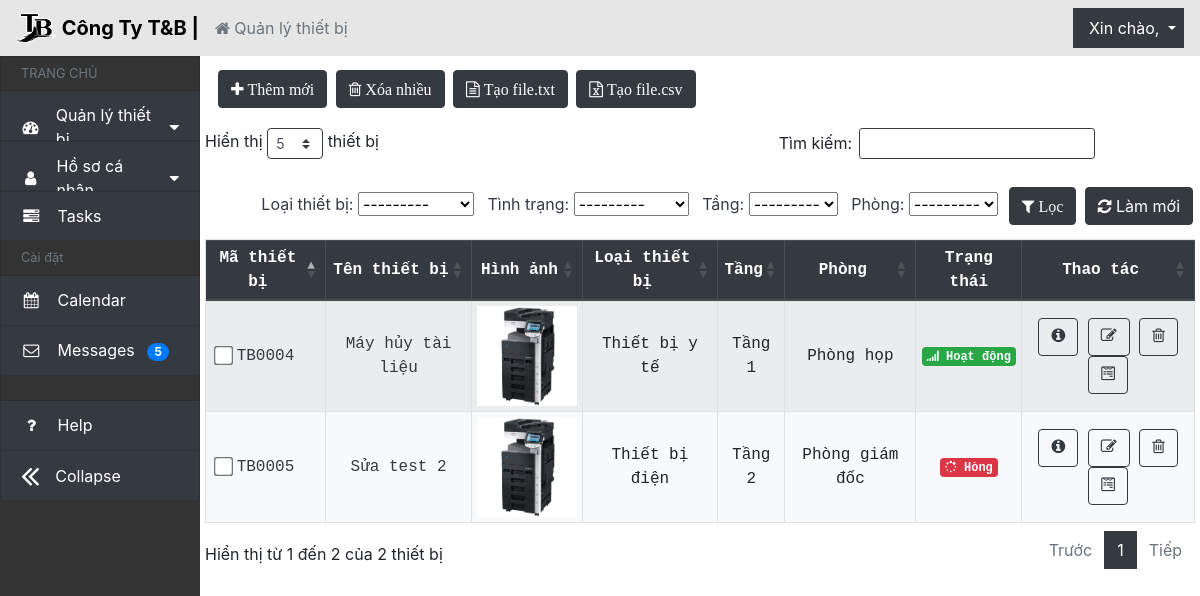
Page /quanly/ on the committed database.
### QLthietbi_app/models.py (models this page shows, shortened)
class ThietBi(models.Model):
    id_thiet_bi = models.CharField(max_length=10, primary_key=True, blank=False, null=False, unique=True, editable=False)
    ten_thiet_bi = models.CharField(max_length=30, verbose_name='Tên thiết bị', blank=False, null=True)
    loai_thiet_bi = models.ForeignKey(LoaiThietBi, on_delete=models.SET_NULL, null=True, verbose_name='Loại thiết bị')
    phong = models.ForeignKey(Phong, on_delete=models.SET_NULL, null=True,blank=False, verbose_name='Phòng')
    tang = models.ForeignKey(Tang, on_delete=models.SET_NULL, null=True,blank=False, verbose_name='Tầng')
    hinh_anh = models.ImageField(upload_to='images/', blank=False, null=True, verbose_name='Hình ảnh')
    ngay_mua = models.DateField(verbose_name='Ngày mua')
    gia_mua = models.IntegerField(verbose_name='Giá mua')
    tinh_trang_choices = [
        ('hoatdong', 'Hoạt động'),
        ('dangbaotri', 'Đang bảo trì'),
        ('bihong', 'Bị hỏng'),
    ]
    tinh_trang = models.CharField(max_length=10, choices=tinh_trang_choices, default='hoatdong', verbose_name='Tình trạng', blank=False, null=True)
    ngay_bao_tri = models.DateField(verbose_name='Ngày bảo trì',blank=True, null=True)
    mo_ta = models.TextField(verbose_name='Mô tả', blank=True, null=True)
    class Meta:
        verbose_name_plural = 'Thiết bị'

class LoaiThietBi(models.Model):
    ten_loaithietbi = models.CharField(max_length=30, verbose_name='Tên loại thiết bị')
    class Meta:
        ordering = ['-ten_loaithietbi']
        verbose_name_plural = 'Loại thiết bị'
    def __str__(self):
        return self.ten_loaithietbi

class Tang(models.Model):
    ten_tang = models.CharField(max_length=10,verbose_name='Số tầng')
    class meta:
        ordering = ['-ten_tang']
        verbose_name_plural = 'Tầng'
    def __str__(self):
        return self.ten_tang

class Phong(models.Model):
    tang = models.ForeignKey(Tang, on_delete=models.CASCADE, verbose_name='Tầng')
    ten_phong = models.CharField(max_length=30, verbose_name='Tên phòng')
    class Meta:
        ordering = ['-ten_phong']
        verbose_name_plural = 'Phòng'
    def __str__(self):
        return self.ten_phong

### QLthietbi_app/views.py (the view, shortened to what this page needs)
# urls.py: path('quanly/', views.ThietBi_view.as_view(), name='render_trangchinh'),
class ThietBi_view(ListView, FormView):
    template_name = "quanly.html"
    model = ThietBi
    form_class = ThemThietBiForm
    success_url = reverse_lazy("QLthietbi_app:render_trangchinh")
    def get_context_data(self, **kwargs):
        context = super().get_context_data(**kwargs)
        listThietBi = self.get_queryset()
        myFilter = ThietBiFilter(self.request.GET, queryset=listThietBi)
        context['listThietBi'] = myFilter.qs
        context['myFilter'] = myFilter
        context['form'] = ThemThietBiForm()
        return context

### QLthietbi_app/templates/quanly.html (shortened to what this page needs)
{% load static %} {%load crispy_forms_tags %}
<!DOCTYPE html>
<html lang="en">
  <head>
    <link
      rel="stylesheet"
      href="https://cdn.jsdelivr.net/npm/bootstrap@4.6.2/dist/css/bootstrap.min.css"
    />
    <link
      rel="stylesheet"
      href="https://stackpath.bootstrapcdn.com/font-awesome/4.7.0/css/font-awesome.min.css"
    />
    <link
      rel="stylesheet"
      href="https://cdnjs.cloudflare.com/ajax/libs/normalize/8.0.1/normalize.min.css"
    />
    <link
      rel="stylesheet"
      href="https://cdn.datatables.net/1.13.4/css/dataTables.bootstrap4.min.css"
    />
    <link rel="stylesheet" href="../static/css/quanly.css" />
  </head>
  <body>
    <nav
      class="navbar navbar-expand-md navbar fixed-top"
      style="background-color: #e6e6e6"
    >
      <a class="navbar-brand" href="#">
        <img
          src="{% static 'imgs/logo.png' %}"
          width="40"
          height="30"
          class="d-inline-block align-top"
          alt=""
        />
        <span style="font-weight: bold; color: black">Công Ty T&B |</span>
      </a>
      <ol class="breadcrumb">
        <li class="breadcrumb-item active" aria-current="page">
          <i class="fa fa-home" aria-hidden="true"></i> Quản lý thiết bị
        </li>
      </ol>
      <div class="collapse navbar-collapse" id="navbarNavDropdown">
        <ul class="navbar-nav ml-auto">
          <li class="nav-item dropdown">
            <a
              class="nav-link dropdown-toggle bg-dark"
              href="#"
              id="navbarDropdownMenuLink"
              data-toggle="dropdown"
            >
              <span class="ml-2" style="color: white"
                >Xin chào, {{user.username}}</span
              >
            </a>
          </li>
        </ul>
      </div>
    </nav>
    <div class="row" id="body-row">
      <div
        id="sidebar-container"
        class="sidebar-expanded d-none d-md-block col-2"
      >
        <ul class="list-group sticky-top sticky-offset">
          <li
            class="list-group-item sidebar-separator-title text-muted d-flex align-items-center menu-collapsed"
          >
            <small>TRANG CHỦ</small>
          </li>
          <a
            href="#submenu1"
            data-toggle="collapse"
            aria-expanded="false"
            class="bg-dark list-group-item list-group-item-action flex-column align-items-start"
          >
            <div class="d-flex w-100 justify-content-start align-items-center">
              <span class="fa fa-dashboard fa-fw mr-3"></span>
              <span class="menu-collapsed">Quản lý thiết bị</span>
              <span class="submenu-icon ml-auto"></span>
            </div>
          </a>
          <a
            href="#submenu2"
            data-toggle="collapse"
            aria-expanded="false"
            class="bg-dark list-group-item list-group-item-action flex-column align-items-start"
          >
            <div class="d-flex w-100 justify-content-start align-items-center">
              <span class="fa fa-user fa-fw mr-3"></span>
              <span class="menu-collapsed">Hồ sơ cá nhân</span>
              <span class="submenu-icon ml-auto"></span>
            </div>
          </a>
          <a href="#" class="bg-dark list-group-item list-group-item-action">
            <div class="d-flex w-100 justify-content-start align-items-center">
              <span class="fa fa-tasks fa-fw mr-3"></span>
              <span class="menu-collapsed">Tasks</span>
            </div>
          </a>
          <li
            class="list-group-item sidebar-separator-title text-muted d-flex align-items-center menu-collapsed"
          >
            <small>Cài đặt</small>
          </li>
          <a href="#" class="bg-dark list-group-item list-group-item-action">
            <div class="d-flex w-100 justify-content-start align-items-center">
              <span class="fa fa-calendar fa-fw mr-3"></span>
              <span class="menu-collapsed">Calendar</span>
            </div>
          </a>
          <a href="#" class="bg-dark list-group-item list-group-item-action">
            <div class="d-flex w-100 justify-content-start align-items-center">
              <span class="fa fa-envelope-o fa-fw mr-3"></span>
              <span class="menu-collapsed"
                >Messages
                <span class="badge badge-pill badge-primary ml-2">5</span></span
              >
            </div>
          </a>
          <li class="list-group-item sidebar-separator menu-collapsed"></li>
          <a href="#" class="bg-dark list-group-item list-group-item-action">
            <div class="d-flex w-100 justify-content-start align-items-center">
              <span class="fa fa-question fa-fw mr-3"></span>
              <span class="menu-collapsed">Help</span>
            </div>
          </a>
          <a
            href="#"
            data-toggle="sidebar-colapse"
            class="bg-dark list-group-item list-group-item-action d-flex align-items-center"
          >
            <div class="d-flex w-100 justify-content-start align-items-center">
              <span id="collapse-icon" class="fa fa-2x mr-3"></span>
              <span id="collapse-text" class="menu-collapsed">Collapse</span>
            </div>
          </a>
        </ul>
      </div>
      <div class="col py-2">
        <div class="row element-button">
          <div class="col-sm px-3 py-1 pr-1">
            <button
              type="button"
              class="btn btn-dark"
              data-toggle="modal"
              data-target="#thietbiModal"
            >
              <i class="fa fa-plus" aria-hidden="true"> Thêm mới</i>
            </button>
            <button
              type="button"
              name="delete"
              class="btn btn-dark"
              onclick="deleteSelectedItems()"
            >
              <i class="fa fa-trash-o" aria-hidden="true"> Xóa nhiều</i>
            </button>
            <a
              class="btn btn-dark"
              href="{% url 'QLthietbi_app:tao_file_txt' %}"
              ><i class="fa fa-file-text-o" aria-hidden="true">
                Tạo file.txt</i
              ></a
            >
            <a
              class="btn btn-dark"
              href="{% url 'QLthietbi_app:tao_file_csv' %}"
              ><i class="fa fa-file-excel-o" aria-hidden="true">
                Tạo file.csv</i
              ></a
            >
            <div class="row px-1 py-3">
              <div class="table-responsive">
                <table
                  id="device-table"
                  class="table table-sm table-striped bg-light table-condensed table-bordered"
                  cellspacing="0"
                  width="100%"
                >
                  <caption>
                    <form
                      method="get"
                      id="thietbifilter"
                      data-device-url="{% url 'QLthietbi_app:ajax_load_phong' %}"
                    >
                      {% csrf_token %} {% for field in myFilter.form %}
                      <a>&nbsp{{ field.label_tag }}</a>&nbsp{{ field }}&nbsp
                      {%endfor %}
                      <button type="submit" class="btn btn-dark">
                        <i class="fa fa-filter" aria-hidden="true"> Lọc</i>
                      </button>
                      <a
                        href="{% url 'QLthietbi_app:render_trangchinh' %}"
                        class="btn btn-dark"
                        ><i class="fa fa-refresh" aria-hidden="true"></i> Làm
                        mới</a
                      >
                    </form>
                  </caption>
                  <thead class="thead-dark">
                    <tr id="chk-th">
                      <th>Mã thiết bị</th>
                      <th>Tên thiết bị</th>
                      <th>Hình ảnh</th>
                      <th>Loại thiết bị</th>
                      <th>Tầng</th>
                      <th>Phòng</th>
                      <th>Trạng thái</th>
                      <th>Thao tác</th>
                    </tr>
                  </thead>
                  <tbody>
                    {% csrf_token %} {% for ThietBi in listThietBi %}
                    <tr>
                      <td>
                        <input
                          class="form-check-input checkbox-large"
                          type="checkbox"
                          name="instance"
                          value="{{ThietBi.id_thiet_bi}}"
                        />
                        <a
                          href="{% url 'QLthietbi_app:render_chitietthietbi' ThietBi.id_thiet_bi %}"
                          class="a-td"
                        >
                          {{ThietBi.id_thiet_bi}}
                        </a>
                      </td>
                      <td>
                        <a
                          href="{% url 'QLthietbi_app:render_chitietthietbi' ThietBi.id_thiet_bi %}"
                          class="a-td"
                          >{{ThietBi.ten_thiet_bi}}</a
                        >
                      </td>
                      <td>
                        <a
                          href="{% url 'QLthietbi_app:render_chitietthietbi' ThietBi.id_thiet_bi %}"
                          class="a-td"
                          ><img
                            src="{{ThietBi.hinh_anh.url}}"
                            width="100"
                            height="100"
                        /></a>
                      </td>
                      <td>{{ThietBi.loai_thiet_bi}}</td>
                      <td>Tầng {{ThietBi.tang}}</td>
                      <td>Phòng {{ThietBi.phong}}</td>
                      {% if ThietBi.tinh_trang == "hoatdong" %}
                      <td>
                        <span class="badge badge-success"
                          ><i class="fa fa-signal" aria-hidden="true"></i> Hoạt
                          động</span
                        >
                      </td>
                      {% else %}
                      <td>
                        <span class="badge badge-danger"
                          ><i class="fa fa-spinner" aria-hidden="true"></i>
                          Hỏng</span
                        >
                      </td>
                      {% endif %}
                      <td>
                        <a
                          href="{% url 'QLthietbi_app:render_chitietthietbi' ThietBi.id_thiet_bi %}"
                          class="btn btn-outline-dark"
                          data-toggle="tooltip"
                          data-placement="top"
                          title="Thông tin thiết bị"
                          ><i class="fa fa-info-circle" aria-hidden="true"></i
                        ></a>
                        <a
                          href="{% url 'QLthietbi_app:render_chinhsuathietbi' ThietBi.id_thiet_bi %}"
                          class="btn btn-outline-dark"
                          data-toggle="tooltip"
                          data-placement="top"
                          title="Chỉnh sửa thiết bị"
                          ><i
                            class="fa fa-pencil-square-o"
                            aria-hidden="true"
                          ></i
                        ></a>
                        <a
                          href="{% url 'QLthietbi_app:render_xoathietbi' ThietBi.id_thiet_bi %}"
                          class="btn btn-outline-dark"
                          data-toggle="tooltip"
                          data-placement="top"
                          title="Xóa thiết bị"
                          ><i class="fa fa-trash-o" aria-hidden="true"></i
                        ></a>
                        <a
                          href="#"
                          class="btn btn-outline-dark"
                          data-toggle="tooltip"
                          data-placement="top"
                          title="Tạo báo cáo thiết bị"
                          ><i class="fa fa-wpforms" aria-hidden="true"></i
                        ></a>
                      </td>
                    </tr>
                    {% endfor %}
                  </tbody>
                </table>
              </div>
            </div>
          </div>
        </div>
      </div>
    </div>
  </body>
</html>

### QLthietbi_app/templates/them_modal.html (shortened to what this page needs)
{% load static %} {%load crispy_forms_tags %}

### rows in the picture
ThietBi: id_thiet_bi "TB0004", ten_thiet_bi "Máy hủy tài liệu", hinh_anh (picture), loai_thiet_bi "Thiết bị y tế", tang "1", phong "họp", tinh_trang "hoatdong" (drawn)
ThietBi: id_thiet_bi "TB0005", ten_thiet_bi "Sửa test 2", hinh_anh (picture), loai_thiet_bi "Thiết bị điện", tang "2", phong "giám đốc", tinh_trang "bihong" (drawn)

### other values in the picture
{{ field.label_tag }} "Loại thiết bị:" "Tình trạng:" "Tầng:" "Phòng:"
